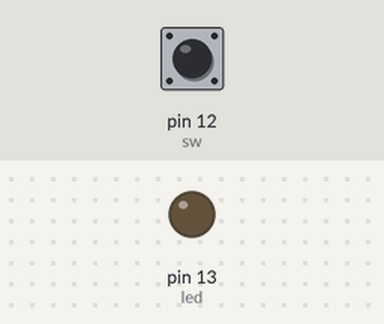
Bench run of a sketch on a simulated Arduino Uno, built with avr-gcc and run on an emulated ATmega328P. Parts: output pins drawn as LEDs (lit = HIGH). Dashed ring = blinking. Inputs (shaded band) come from the test bench; at power-on: pin 12 (sw) HIGH.

Above: at 1.2 s.
1.3 s: pin 12 (sw) pulled LOW for 1 s
At 1.42 s:
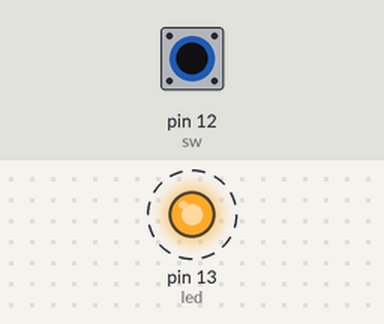
3.8 s: pin 12 (sw) pulled LOW for 0.15 s
At 4.7 s:
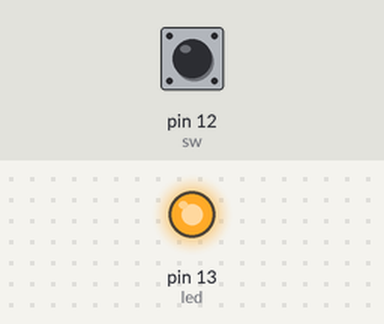
5.4 s: pin 12 (sw) pulled LOW for 3.2 s
At 9.4 s:
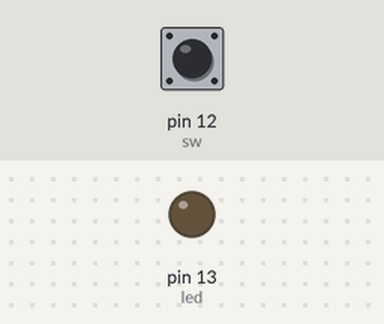
Timing chart, 0 to 10.9 s (numbered marks = the images above; inputs shaded):
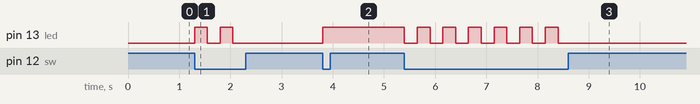

The sketch:

sketch_jun07a.ino
```cpp
int sw = 12;
int led = 13;
int led_status = 0;
void setup() {
  pinMode(sw, INPUT_PULLUP);
  pinMode(led, OUTPUT);
}

void loop() {
  if(digitalRead(sw)==0){
    if(led_status==0){
      digitalWrite(led,1);
      led_status =1;
    }else{
      digitalWrite(led,0);
      led_status = 0;
    }
    delay(250);
  }

}
```

Measured:
- after the input at 1.3 s, pin 13 (led): alternates HIGH for 0.25 s and LOW for 0.25 s, 4 changes in all, then stays LOW, starting at once
- after the input at 3.8 s, pin 13 (led): LOW → HIGH at once
- after the input at 5.4 s, pin 13 (led): alternates HIGH for 0.25 s and LOW for 0.25 s, 13 changes in all, then stays LOW, starting at once
